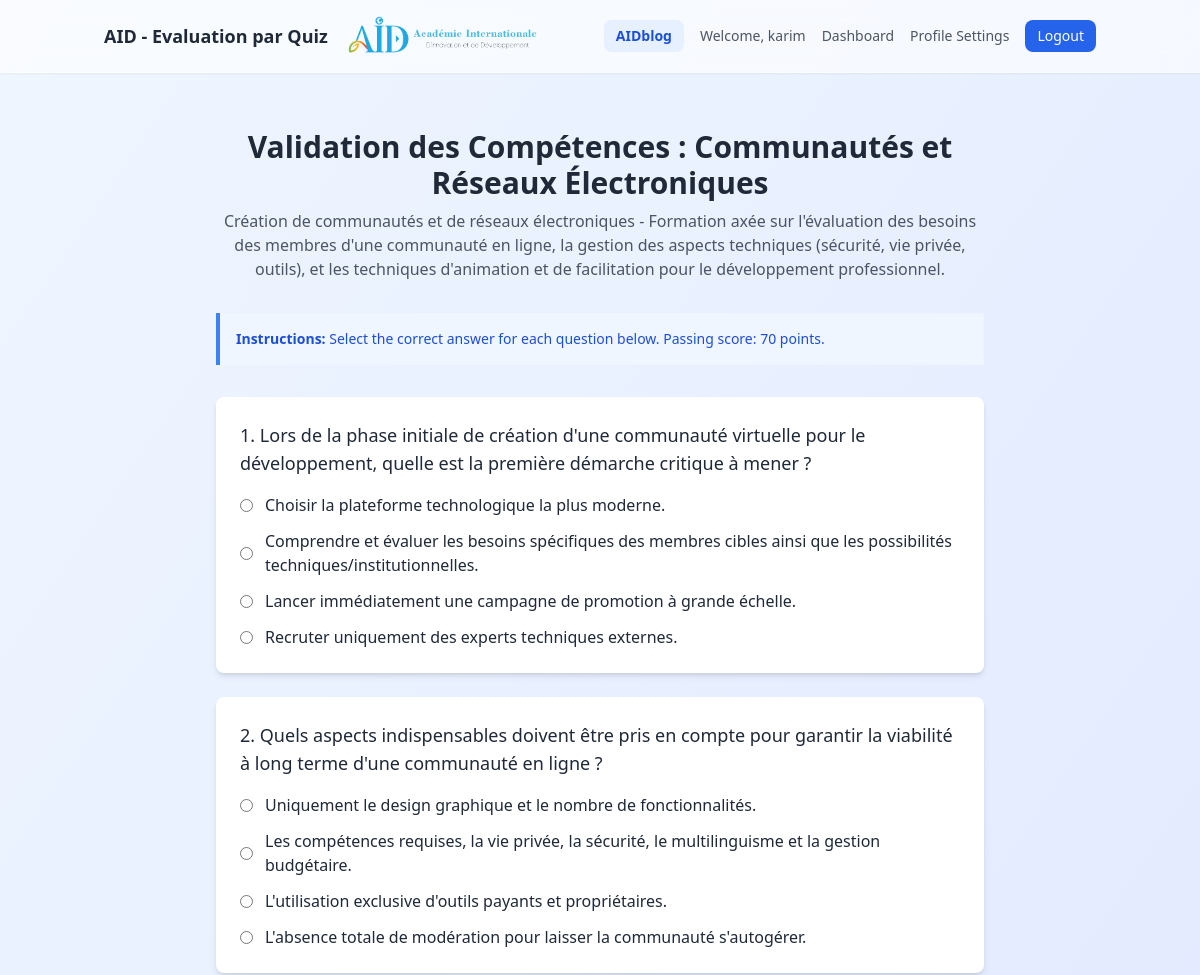
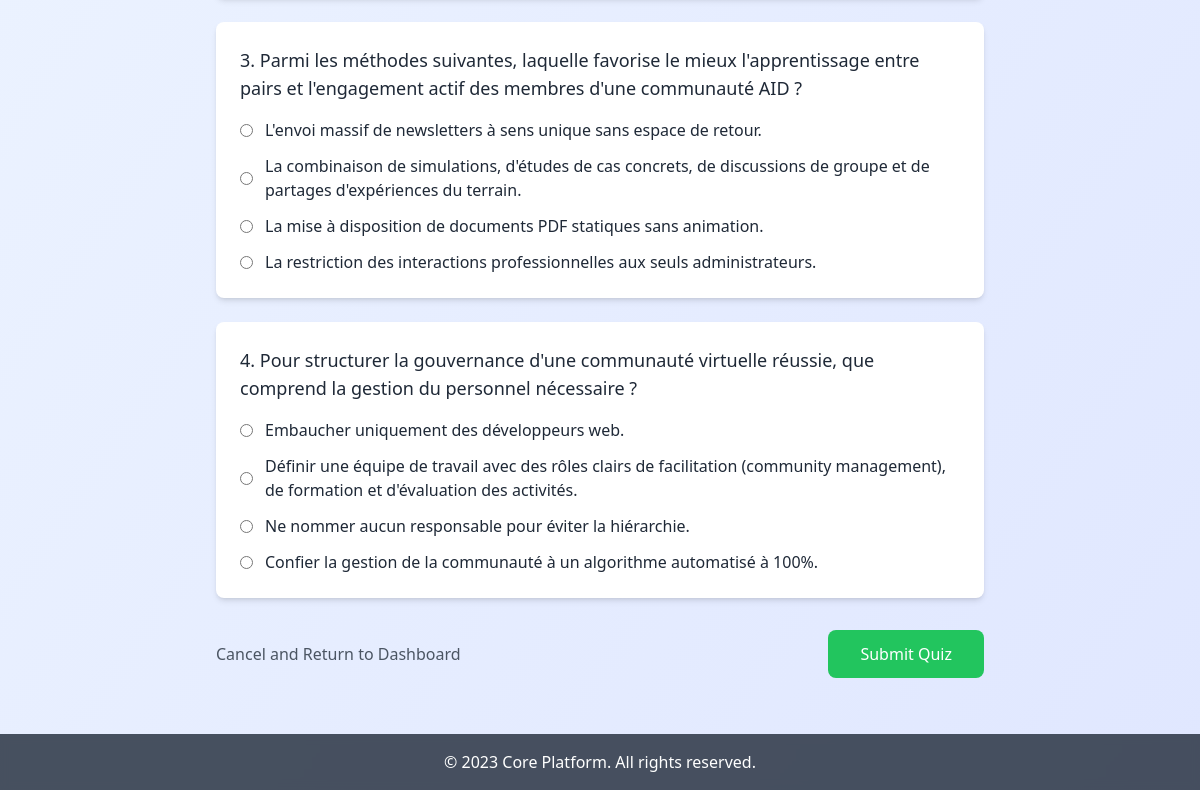
The app's page /take_quiz/1/ (signed in) with its own data (2 pictures, top to bottom).
### quiz_engine/models.py (models this page shows, shortened)
class Assignment(models.Model):
    STATUS_CHOICES = [
        ('pending', 'Pending'),
        ('completed', 'Completed'),
    ]
    quiz = models.ForeignKey(Quiz, on_delete=models.CASCADE, related_name='assignments')
    user = models.ForeignKey(User, on_delete=models.CASCADE, related_name='quiz_assignments')
    status = models.CharField(max_length=10, choices=STATUS_CHOICES, default='pending')
    score = models.IntegerField(default=0)
    assigned_at = models.DateTimeField(auto_now_add=True)
    completed_at = models.DateTimeField(null=True, blank=True)

class Quiz(models.Model):
    theme = models.ForeignKey(QuizTheme, on_delete=models.SET_NULL, null=True, blank=True, related_name='quizzes')
    subject = models.ForeignKey(Subject, on_delete=models.CASCADE, related_name='quizzes')
    title = models.CharField(max_length=200)
    passing_score = models.IntegerField()

class Subject(models.Model):
    name = models.CharField(max_length=100)
    description = models.TextField()

class Question(models.Model):
    quiz = models.ForeignKey(Quiz, on_delete=models.CASCADE, related_name='questions')
    question_text = models.TextField()

class Answer(models.Model):
    question = models.ForeignKey(Question, on_delete=models.CASCADE, related_name='answers')
    answer_text = models.CharField(max_length=255)
    is_correct = models.BooleanField(default=False)

### quiz_engine/views.py (the view)
# urls.py: path('take_quiz/<int:assignment_id>/', views.take_quiz, name='take_quiz'),
@login_required
def take_quiz(request, assignment_id):
    assignment = get_object_or_404(Assignment, id=assignment_id, user=request.user)
    questions = Question.objects.filter(quiz=assignment.quiz).prefetch_related('answers')
    return render(request, 'quiz.html', {'assignment': assignment, 'questions': questions})

### core_platform/templates/quiz.html (shortened to what this page needs)
{% extends 'base.html' %}
{% block content %}
<div class="container mx-auto px-4 py-8">
    <div class="max-w-3xl mx-auto">
        <h1 class="text-3xl font-bold text-center mb-2">{{ assignment.quiz.title }}</h1>
        <p class="text-center text-gray-600 mb-8">{{ assignment.quiz.subject.name }} - {{ assignment.quiz.subject.description }}</p>
        <div class="bg-blue-50 border-l-4 border-blue-500 p-4 mb-8">
            <p class="text-sm text-blue-700">
                <strong>Instructions:</strong> Select the correct answer for each question below.
                Passing score: {{ assignment.quiz.passing_score }} points.
            </p>
        </div>
        <form method="POST" action="{% url 'submit_quiz' assignment.id %}">
            <div class="space-y-6">
                {% for question in questions %}
                    <div class="bg-white rounded-lg shadow-md p-6">
                        <p class="text-lg font-medium mb-4">{{ forloop.counter }}. {{ question.question_text }}</p>
                        <div class="space-y-3">
                            {% for answer in question.answers.all %}
                                <div class="flex items-center">
                                    <input type="radio" name="question_{{ question.id }}" value="{{ answer.id }}" id="q{{ question.id }}_{{ forloop.counter }}" required class="mr-3">
                                    <label for="q{{ question.id }}_{{ forloop.counter }}" class="cursor-pointer">{{ answer.answer_text }}</label>
                                </div>
                            {% empty %}
                                <p class="text-gray-500">No answers available for this question.</p>
                            {% endfor %}
                        </div>
                    </div>
                {% endfor %}
            </div>
            <div class="mt-8 flex justify-between items-center">
                <a href="{% url 'dashboard' %}" class="text-gray-600 hover:text-gray-800">
                    Cancel and Return to Dashboard
                </a>
                <button type="submit" class="bg-green-500 text-white px-8 py-3 rounded-lg hover:bg-green-600 transition-colors font-medium">
                    Submit Quiz
                </button>
            </div>
        </form>
    </div>
</div>
{% endblock %}

### core_platform/templates/base.html (shortened to what this page needs)
{% load static %}
<!DOCTYPE html>
<html lang="en">
<head>
    <script src="https://cdn.tailwindcss.com"></script>
</head>
<body class="bg-gradient-to-br from-blue-50 to-indigo-100 text-gray-800 min-h-screen flex flex-col">
    <nav class="bg-white/60 backdrop-blur-md shadow-sm border-b border-white/40">
        <div class="container mx-auto px-4 py-4 flex flex-col md:flex-row items-center gap-4 md:justify-between">
            <div class="flex items-center justify-between w-full md:w-auto">
                <div class="text-lg font-bold text-gray-800">AID - Evaluation par Quiz</div>
                <img src="{% static 'logo1.png' %}" alt="Logo" class="h-10 w-auto md:ml-4">
            </div>
            <div class="flex items-center gap-4 text-sm font-medium">
                {% if user.is_authenticated %}
                    <a href="{% url 'aid_blog' %}" class="text-blue-700 font-semibold hover:text-blue-800 bg-blue-100/60 px-3 py-1.5 rounded-lg transition">AIDblog</a>
                    <span class="text-gray-600">Welcome, {{ user.username }}</span>
                    {% if user.is_staff %}
                        <a href="{% url 'aidadminpage' %}" class="text-gray-600 hover:text-blue-600">Admin</a>
                        <a href="{% url 'aidadminpage' %}#profile-settings" onclick="setTimeout(() => { const s = document.querySelector('[data-section=\'profile-settings\']'); if(s) s.click(); }, 100);" class="text-gray-600 hover:text-blue-600">Profile Settings</a>
                    {% else %}
                        <a href="{% url 'dashboard' %}" class="text-gray-600 hover:text-blue-600">Dashboard</a>
                        <a href="{% url 'user_profile' %}" class="text-gray-600 hover:text-blue-600">Profile Settings</a>
                    {% endif %}
                    <a href="{% url 'logout' %}" class="bg-blue-600 text-white px-3 py-1.5 rounded-lg hover:bg-blue-700">Logout</a>
                {% else %}
                    <a href="/login/" class="text-gray-600 hover:text-blue-600">Login</a>
                {% endif %}
            </div>
        </div>
    </nav>
    <main class="container mx-auto px-4 py-6 flex-grow">
        {% block content %}
        {% endblock %}
    </main>
    <footer class="bg-gray-800/80 backdrop-blur-sm text-white text-center py-4 mt-auto">
        <p>&copy; 2023 Core Platform. All rights reserved.</p>
    </footer>
</body>
</html>

### records on screen
Assignment: quiz "Validation des Compétences : Communautés et Réseaux Électroniques", quiz.subject.name "Création de communautés et de réseaux électroniques", quiz.subject.description "Formation axée sur l'évaluation des besoins des membres d'une communauté en ligne, la gestion des aspects techniques (sécurité, vie privée, outils), et les techniques d'animation et de facilitation pour le développement professionnel.", quiz.passing_score "70"
Question: question_text "Lors de la phase initiale de création d'une communauté virtuelle pour le développement, quelle est la première démarche critique à mener ?"
Answer: answer_text "Choisir la plateforme technologique la plus moderne."
Answer: answer_text "Comprendre et évaluer les besoins spécifiques des membres cibles ainsi que les possibilités techniques/institutionnelles."
Answer: answer_text "Lancer immédiatement une campagne de promotion à grande échelle."
Answer: answer_text "Recruter uniquement des experts techniques externes."
Question: question_text "Quels aspects indispensables doivent être pris en compte pour garantir la viabilité à long terme d'une communauté en ligne ?"
Answer: answer_text "Uniquement le design graphique et le nombre de fonctionnalités."
Answer: answer_text "Les compétences requises, la vie privée, la sécurité, le multilinguisme et la gestion budgétaire."
Answer: answer_text "L'utilisation exclusive d'outils payants et propriétaires."
Answer: answer_text "L'absence totale de modération pour laisser la communauté s'autogérer."
Question: question_text "Parmi les méthodes suivantes, laquelle favorise le mieux l'apprentissage entre pairs et l'engagement actif des membres d'une communauté AID ?"
Answer: answer_text "L'envoi massif de newsletters à sens unique sans espace de retour."
Answer: answer_text "La combinaison de simulations, d'études de cas concrets, de discussions de groupe et de partages d'expériences du terrain."
Answer: answer_text "La mise à disposition de documents PDF statiques sans animation."
Answer: answer_text "La restriction des interactions professionnelles aux seuls administrateurs."
Question: question_text "Pour structurer la gouvernance d'une communauté virtuelle réussie, que comprend la gestion du personnel nécessaire ?"
Answer: answer_text "Embaucher uniquement des développeurs web."
Answer: answer_text "Définir une équipe de travail avec des rôles clairs de facilitation (community management), de formation et d'évaluation des activités."
Answer: answer_text "Ne nommer aucun responsable pour éviter la hiérarchie."
Answer: answer_text "Confier la gestion de la communauté à un algorithme automatisé à 100%."

### other values on screen
{{ user.username }} "karim"
